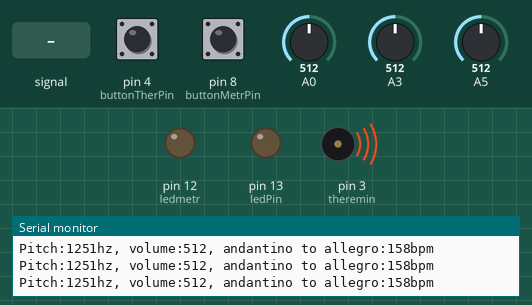
A sketch run on a simulated Arduino Uno, built with avr-gcc and run on an emulated ATmega328P. On the bench: output pins drawn as LEDs (lit = HIGH), buzzer (waves = sounding), the last lines printed to the serial monitor. Dashed ring = blinking. The test bench sets the inputs (shaded band); at power-on: pin 8 (buttonMetrPin) LOW, A3 = 512, pin 4 (buttonTherPin) LOW, A0 = 512, A5 = 512.

Above: at 4.2 s.
4.3 s: A3 fed a 200 Hz sine of ±81 counts around its level
At 5.1 s:
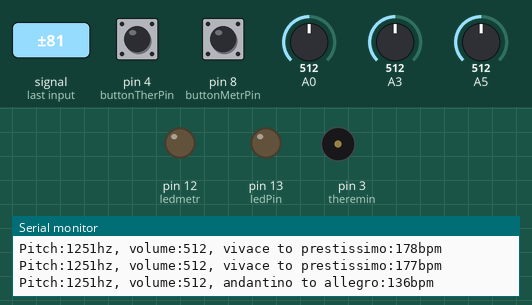
5.8 s: pin 8 (buttonMetrPin) pulled HIGH for 0.15 s
At 7.67 s:
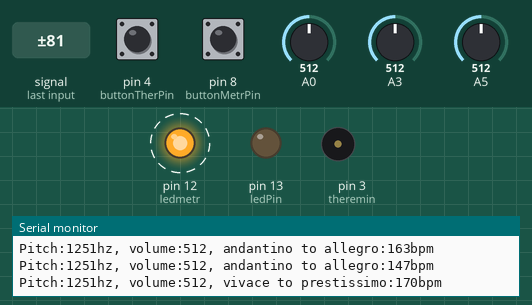
8.8 s: A3 set to 158
At 11.5 s:
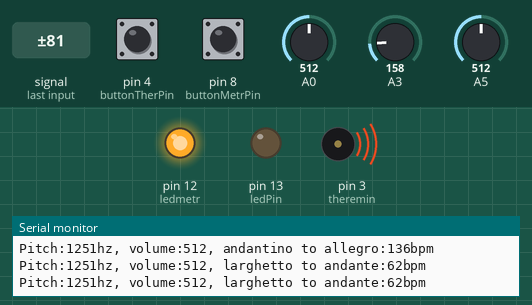
11.8 s: pin 4 (buttonTherPin) pulled HIGH for 3.2 s
At 16.1 s:
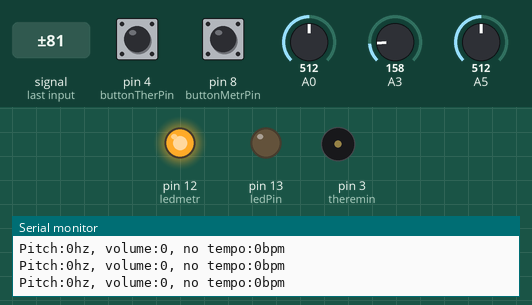
16.5 s: pin 4 (buttonTherPin) pulled HIGH for 0.15 s
At 17.9 s:
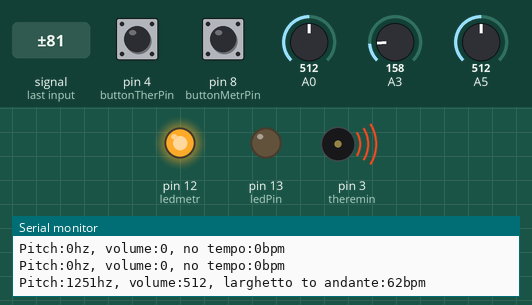
19.6 s: pin 8 (buttonMetrPin) pulled HIGH for 1 s
At 21.4 s:
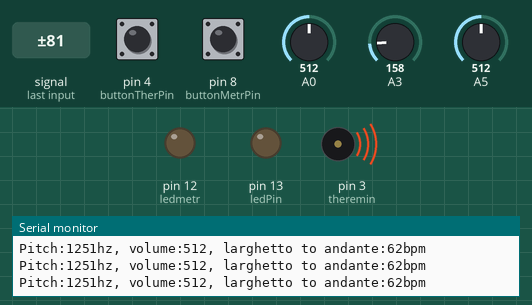
Timing chart, 0 to 22.9 s (numbered marks = the images above; inputs shaded):
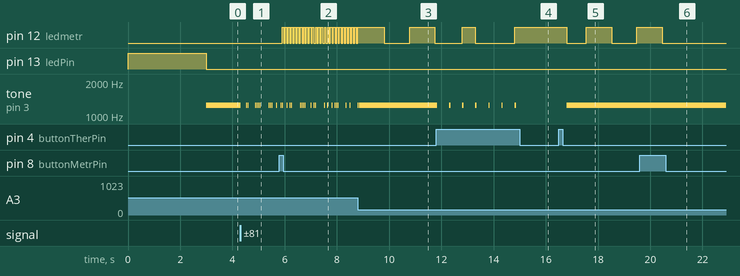

The sketch:

ThereminCode.ino
```cpp
#include <SimpleTimer.h>

/*
This code is edited from:
  Arduino Starter Kit example
  Project 6 - Light Theremin
*/

SimpleTimer timer;

//set pins for buzzers
const int theremin = 3;
const int ledmetr = 12;

//light sensor variables for pitch
int pitchSensorValue, pitch;
int pitchSensLow = 0;
int pitchSensHigh = 1023;
const int ledPin = 13;

//variables for theremin button
const int buttonTherPin = 4;
int buttonTherState = LOW;
bool therPress = HIGH;

//variables for potentiometer
int potVal;
int potLow = 0;
int potHigh = 667;
int beat;
int meter;
String tempo;

//variables for metronome
const int buttonMetrPin = 8;
int buttonMetrState = HIGH;
bool metrPress = HIGH;

//variables for timers
int metroTime, ledTime;

//volume resistance: LDR
int volume;

//this boolean makes the led flash on every other beat
bool led = false;

void setup() {
  digitalWrite(ledmetr, LOW);

  // Make the LED pin an output and turn it on
  pinMode(ledPin, OUTPUT);
  digitalWrite(ledPin, HIGH);

  //save other pins as inputs and start the serial monitor
  pinMode(buttonTherPin, INPUT);
  Serial.begin(9600);
  pinMode(buttonMetrPin, INPUT);
  pinMode(theremin, OUTPUT);
  pinMode(ledmetr, OUTPUT);

  //initialize the metronome
  metroTime = timer.setInterval(750, metronome);

  // calibrate for the first three seconds after program runs
  while (millis() < 3000) {
    // record the maximum sensor value
    pitchSensorValue = analogRead(A0);

    if (pitchSensorValue > pitchSensHigh)
    {
      pitchSensHigh = pitchSensorValue;
    }

    // record the minimum sensor value
    if (pitchSensorValue < pitchSensLow)
    {
      pitchSensLow = pitchSensorValue;
    }
  }

  // turn the arduino board LED off, signaling the end of the calibration period
  digitalWrite(ledPin, LOW);
}

void loop() {
//only starts the theremin when the button has been pressed
  while(therPress)
  {
    //read the input from A0 and store it in a variable
    //each analogRead needs to be read twice due to issues with the Arduino UNO only being able to read one analog valuein a set amount of time
    pitchSensorValue = analogRead(A0);
    pitchSensorValue = analogRead(A0);
    //read the volume from pin 11
    volume = analogRead(A5);
    volume = analogRead(A5);
    //map the sensor values to a wide range of pitches
    pitch = map(pitchSensorValue, pitchSensLow, pitchSensHigh, 0, 2500);
    //play the tone on pin 3 at pitch(in Hz) for 50ms
    tone(theremin, pitch, 50);
    buttonTherState = digitalRead(buttonTherPin);
    //read the input from A3 and store it in a variable
    potVal = analogRead(A3);
    potVal = analogRead(A3);
    //map the potentiometer values to a wide range of tempos
    beat = map(potVal, potLow, potHigh, 20, 200);
    if (beat < 60){tempo = "larghissimo to largho:";}
    if (beat >= 60 and beat < 108){tempo = "larghetto to andante:";}
    if (beat >= 108 and beat < 168){tempo = "andantino to allegro:";}
    if (beat >=168){tempo = "vivace to prestissimo:";}
    //only resets timer when potentiometer changes
    if (meter != 60000/beat)
    {
      //set meter and run metronome
      meter = 60000/beat;
      //reset the timer
      timer.deleteTimer(metroTime);
      metroTime = timer.setInterval(meter, metronome);
    }
    timer.run();
    //check the state of the button to potentially end while loop
    if (buttonTherState == HIGH)
    {
      therPress = !therPress;
    }
    //checks if button is pressed
    buttonMetrState = digitalRead(buttonMetrPin);
    if (buttonMetrState == HIGH)
    {
        metrPress = !metrPress;
    }
  }
  //checks if the button is pressed
  if (not therPress)
  {
    delay(250);
    pitch = 0;
    volume = 0;
    buttonTherState = digitalRead(buttonTherPin);
    if(buttonTherState == HIGH)
    {
      therPress = !therPress;
      delay(250);
      digitalWrite(ledmetr, LOW);
      tempo = "no tempo:";
      beat = 0;
      timer.run();
    }
  }
}

//metronome function flashes if button is on
void metronome() {
  //runs if the button has been pressed
  if (not metrPress)
  {
    //toggles led
    if(led)
    {
      digitalWrite(ledmetr, LOW);
      led = false;
    }
   else
   {
    digitalWrite(ledmetr, HIGH);
    led = true;
    }
   }
   else
   {
    digitalWrite(ledmetr,LOW);
   }
  //keep running the theremin pitch while metronome runs, reduces the jerkiness of the theremin while the metronome is blinking
  tone(theremin, pitch, 5);
  //print the current values in the serial monitor
  Serial.println("Pitch:" + String(pitch) + "hz, volume:" + String(volume) + ", "+ tempo + String(beat) + "bpm");
}
```

Measured:
- after the input at 4.3 s, tone on pin 3 (theremin): plays 1251 Hz for 0.01 s, 1251 Hz for 0.01 s, 1251 Hz for 0.01 s, 1251 Hz for 0.01 s, 1251 Hz for 0.01 s, 1251 Hz for 0.02 s … (10 notes in this stretch), starting at once
- after the input at 5.8 s, pin 12 (ledmetr): alternates HIGH for 0.06 s and LOW for 0.06 s, starting after 0.11 s
- after the input at 8.8 s, tone on pin 3 (theremin): goes on until 8.8 s, then stays 1251 Hz
- after the input at 11.8 s, tone on pin 3 (theremin): alternates 1251 Hz for 0.05 s and silent for 0.45 s, 13 changes in all, then stays silent, starting after 0.05 s
- after the input at 16.5 s, pin 12 (ledmetr): HIGH → LOW after 0.31 s, → HIGH 0.74 s later, → LOW 0.97 s later, → HIGH 0.97 s later; tone on pin 3 (theremin): silent → 1251 Hz after 0.31 s
- after the input at 19.6 s, pin 12 (ledmetr): goes on until 20.5 s, then stays LOW
